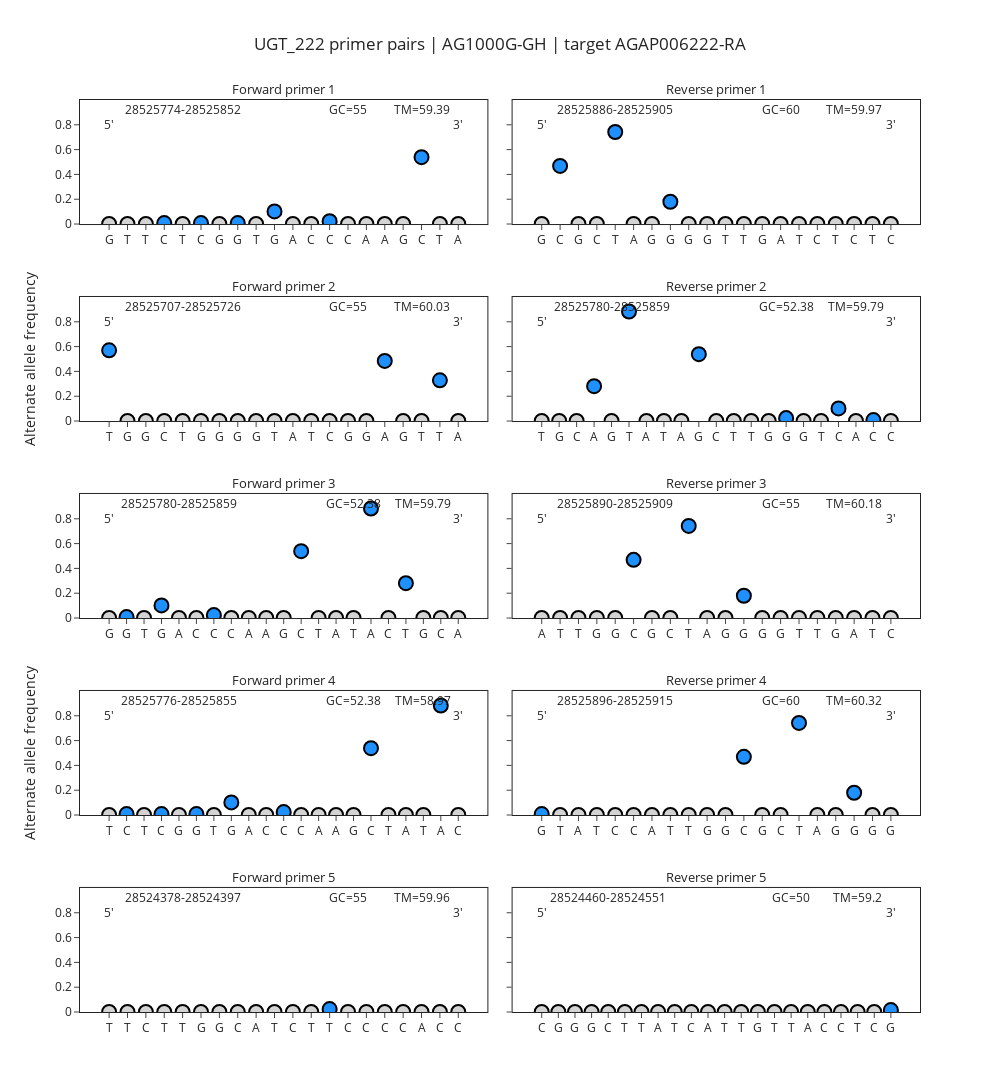

Source (notebook cell):
### Markdown cell above
## Worked example: Primers to avoid

In the above *ace1* example, all of the primer pairs look reasonable. Lets have a look at an example where some of the primers do not look so good. A UGT detoxification gene, AGAP006222, is overexpressed very highly in populations of *An. coluzzii* - lets try and design some qPCR primers to measure its expression. The below `AnoPrimer.designPrimers()` function integrates the entire notebook into one function, for convenience.

### Code cell
primer_parameters  =  {
    'PRIMER_OPT_SIZE': 20,
    'PRIMER_TASK':'generic',
    'PRIMER_MIN_SIZE': 17,
    'PRIMER_MAX_SIZE': 24,
    'PRIMER_OPT_TM': 60.0,
    'PRIMER_MIN_TM': 55.0,
    'PRIMER_MAX_TM': 64.0,
    'PRIMER_MIN_GC': 30.0,
    'PRIMER_MAX_GC': 70.0,
    'PRIMER_MIN_THREE_PRIME_DISTANCE': 3,  # this parameter is the minimum distance between successive pairs. If 1, it means successive primer pairs could be identical bar one base shift
    'PRIMER_INTERNAL_OPT_SIZE': 16,  # Probe size preferences if selected, otherwise ignored
    'PRIMER_INTERNAL_MIN_SIZE': 10,
    'PRIMER_INTERNAL_MAX_SIZE': 22,
    'PRIMER_INTERNAL_MIN_TM': 45,
    'PRIMER_INTERNAL_MAX_TM': 65,  # Probe considerations are quite relaxed, assumed that LNAs / Taqman will be used later to affect TM
    # Extra primer3 parameters can go here
    # In the same format as above
    }

bad_primers = AnoPrimer.design_primers(
    species='gambiae_sl',
    assay_type='cDNA primers',  # assay_type options are: 'cDNA primers', 'gDNA primers', 'gDNA primers + probe', 'probe'
    target='AGAP006222-RA',  # target should be an AGAP transcript identifier in for cDNA, otherwise should be an integer in genome
    assay_name='UGT_222',
    n_primer_pairs=5,
    min_amplicon_size=60,
    max_amplicon_size=120,
    primer_parameters=primer_parameters,
)

bad_primers.evaluate_primers(    
    sample_sets='AG1000G-GH',          # sample_set = '3.0' .you can also supply lists with multiple sample sets e.g ['AG1000G-GH', 'AG1000G-CI', 'AG1000G-BF-A']
    sample_query="taxon == 'coluzzii'",
    out_dir="."
    )

### Figure 1 — Plotly figure (JSON) as saved in the notebook; plotly's stock layout.template omitted (floating-point values rounded to 4 significant figures)
{"data": [{"customdata": [[0, 0, 1, 0, "G_28525774"], [0, 0, 0, 1, "T_28525775"], [0, 0, 0, 1, "T_28525776"], [0.01, 0.99, 0, 0, "C_28525777"], [0, 0, 0, 1, "T_28525778"], [0.01, 0.99, 0, 0, "C_28525779"], [0, 0, 1, 0, "G_28525780"], [0.01, 0, 0.99, 0, "G_28525781"], [0, 0, 0, 1, "T_28525782"], [0.1, 0, 0.9, 0, "G_28525783"], [1, 0, 0, 0, "A_28525784"], [0, 1, 0, 0, "C_28525785"], [0, 0.98, 0, 0.02, "C_28525786"], [0, 1, 0, 0, "C_28525787"], [1, 0, 0, 0, "A_28525788"], [1, 0, 0, 0, "A_28525789"], [0, 0, 1, 0, "G_28525790"], [0, 0.46, 0, 0.54, "C_28525850"], [0, 0, 0, 1, "T_28525851"], [1, 0, 0, 0, "A_28525852"]], "hovertemplate": "Base / Position: %{customdata[4]}<br>Total Alternate freq: %{y}<br>A_freq: %{customdata[0]}<br>C_freq: %{customdata[1]}<br>G_freq: %{customdata[2]}<br>T_freq: %{customdata[3]}", "marker": {"color": [-1, -1, -1, 1, -1, 1, -1, 1, -1, 1, -1, -1, 1, -1, -1, -1, -1, 1, -1, -1], "colorscale": [[0, "lightgray"], [0.5, "lightgray"], [1, "dodgerblue"]], "line": {"color": "black", "width": 2}, "size": 14, "symbol": "circle"}, "mode": "markers", "type": "scatter", "x": ["G_28525774", "T_28525775", "T_28525776", "C_28525777", "T_28525778", "C_28525779", "G_28525780", "G_28525781", "T_28525782", "G_28525783", "A_28525784", "C_28525785", "C_28525786", "C_28525787", "A_28525788", "A_28525789", "G_28525790", "C_28525850", "T_28525851", "A_28525852"], "xaxis": "x", "y": [0, 0, 0, 0.007812, 0, 0.007812, 0, 0.007812, 0, 0.1016, 0, 0, 0.02344, 0, 0, 0, 0, 0.5391, 0, 0], "yaxis": "y"}, {"customdata": [[0.52, 0, 0.05, 0.43, "T_28525707"], [0, 0, 1, 0, "G_28525708"], [0, 0, 1, 0, "G_28525709"], [0, 1, 0, 0, "C_28525710"], [0, 0, 0, 1, "T_28525711"], [0, 0, 1, 0, "G_28525712"], [0, 0, 1, 0, "G_28525713"], [0, 0, 1, 0, "G_28525714"], [0, 0, 1, 0, "G_28525715"], [0, 0, 0, 1, "T_28525716"], [1, 0, 0, 0, "A_28525717"], [0, 0, 0, 1, "T_28525718"], [0, 1, 0, 0, "C_28525719"], [0, 0, 1, 0, "G_28525720"], [0, 0, 1, 0, "G_28525721"], [0.52, 0.01, 0.16, 0.32, "A_28525722"], [0, 0, 1, 0, "G_28525723"], [0, 0, 0, 1, "T_28525724"], [0.33, 0, 0, 0.67, "T_28525725"], [1, 0, 0, 0, "A_28525726"]], "hovertemplate": "Base / Position: %{customdata[4]}<br>Total Alternate freq: %{y}<br>A_freq: %{customdata[0]}<br>C_freq: %{customdata[1]}<br>G_freq: %{customdata[2]}<br>T_freq: %{customdata[3]}", "marker": {"color": [1, -1, -1, -1, -1, -1, -1, -1, -1, -1, -1, -1, -1, -1, -1, 1, -1, -1, 1, -1], "colorscale": [[0, "lightgray"], [0.5, "lightgray"], [1, "dodgerblue"]], "line": {"color": "black", "width": 2}, "size": 14, "symbol": "circle"}, "mode": "markers", "type": "scatter", "x": ["T_28525707", "G_28525708", "G_28525709", "C_28525710", "T_28525711", "G_28525712", "G_28525713", "G_28525714", "G_28525715", "T_28525716", "A_28525717", "T_28525718", "C_28525719", "G_28525720", "G_28525721", "A_28525722", "G_28525723", "T_28525724", "T_28525725", "A_28525726"], "xaxis": "x3", "y": [0.5703, 0, 0, 0, 0, 0, 0, 0, 0, 0, 0, 0, 0, 0, 0, 0.4844, 0, 0, 0.3281, 0], "yaxis": "y3"}, {"customdata": [[0, 0, 1, 0, "G_28525780"], [0.01, 0, 0.99, 0, "G_28525781"], [0, 0, 0, 1, "T_28525782"], [0.1, 0, 0.9, 0, "G_28525783"], [1, 0, 0, 0, "A_28525784"], [0, 1, 0, 0, "C_28525785"], [0, 0.98, 0, 0.02, "C_28525786"], [0, 1, 0, 0, "C_28525787"], [1, 0, 0, 0, "A_28525788"], [1, 0, 0, 0, "A_28525789"], [0, 0, 1, 0, "G_28525790"], [0, 0.46, 0, 0.54, "C_28525850"], [0, 0, 0, 1, "T_28525851"], [1, 0, 0, 0, "A_28525852"], [0, 0, 0, 1, "T_28525853"], [0.12, 0, 0.88, 0, "A_28525854"], [0, 1, 0, 0, "C_28525855"], [0, 0.28, 0, 0.72, "T_28525856"], [0, 0, 1, 0, "G_28525857"], [0, 1, 0, 0, "C_28525858"], [1, 0, 0, 0, "A_28525859"]], "hovertemplate": "Base / Position: %{customdata[4]}<br>Total Alternate freq: %{y}<br>A_freq: %{customdata[0]}<br>C_freq: %{customdata[1]}<br>G_freq: %{customdata[2]}<br>T_freq: %{customdata[3]}", "marker": {"color": [-1, 1, -1, 1, -1, -1, 1, -1, -1, -1, -1, 1, -1, -1, -1, 1, -1, 1, -1, -1, -1], "colorscale": [[0, "lightgray"], [0.5, "lightgray"], [1, "dodgerblue"]], "line": {"color": "black", "width": 2}, "size": 14, "symbol": "circle"}, "mode": "markers", "type": "scatter", "x": ["G_28525780", "G_28525781", "T_28525782", "G_28525783", "A_28525784", "C_28525785", "C_28525786", "C_28525787", "A_28525788", "A_28525789", "G_28525790", "C_28525850", "T_28525851", "A_28525852", "T_28525853", "A_28525854", "C_28525855", "T_28525856", "G_28525857", "C_28525858", "A_28525859"], "xaxis": "x5", "y": [0, 0.007812, 0, 0.1016, 0, 0, 0.02344, 0, 0, 0, 0, 0.5391, 0, 0, 0, 0.8828, 0, 0.2812, 0, 0, 0], "yaxis": "y5"}, {"customdata": [[0, 0, 0, 1, "T_28525776"], [0.01, 0.99, 0, 0, "C_28525777"], [0, 0, 0, 1, "T_28525778"], [0.01, 0.99, 0, 0, "C_28525779"], [0, 0, 1, 0, "G_28525780"], [0.01, 0, 0.99, 0, "G_28525781"], [0, 0, 0, 1, "T_28525782"], [0.1, 0, 0.9, 0, "G_28525783"], [1, 0, 0, 0, "A_28525784"], [0, 1, 0, 0, "C_28525785"], [0, 0.98, 0, 0.02, "C_28525786"], [0, 1, 0, 0, "C_28525787"], [1, 0, 0, 0, "A_28525788"], [1, 0, 0, 0, "A_28525789"], [0, 0, 1, 0, "G_28525790"], [0, 0.46, 0, 0.54, "C_28525850"], [0, 0, 0, 1, "T_28525851"], [1, 0, 0, 0, "A_28525852"], [0, 0, 0, 1, "T_28525853"], [0.12, 0, 0.88, 0, "A_28525854"], [0, 1, 0, 0, "C_28525855"]], "hovertemplate": "Base / Position: %{customdata[4]}<br>Total Alternate freq: %{y}<br>A_freq: %{customdata[0]}<br>C_freq: %{customdata[1]}<br>G_freq: %{customdata[2]}<br>T_freq: %{customdata[3]}", "marker": {"color": [-1, 1, -1, 1, -1, 1, -1, 1, -1, -1, 1, -1, -1, -1, -1, 1, -1, -1, -1, 1, -1], "colorscale": [[0, "lightgray"], [0.5, "lightgray"], [1, "dodgerblue"]], "line": {"color": "black", "width": 2}, "size": 14, "symbol": "circle"}, "mode": "markers", "type": "scatter", "x": ["T_28525776", "C_28525777", "T_28525778", "C_28525779", "G_28525780", "G_28525781", "T_28525782", "G_28525783", "A_28525784", "C_28525785", "C_28525786", "C_28525787", "A_28525788", "A_28525789", "G_28525790", "C_28525850", "T_28525851", "A_28525852", "T_28525853", "A_28525854", "C_28525855"], "xaxis": "x7", "y": [0, 0.007812, 0, 0.007812, 0, 0.007812, 0, 0.1016, 0, 0, 0.02344, 0, 0, 0, 0, 0.5391, 0, 0, 0, 0.8828, 0], "yaxis": "y7"}, {"customdata": [[0, 0, 0, 1, "T_28524378"], [0, 0, 0, 1, "T_28524379"], [0, 1, 0, 0, "C_28524380"], [0, 0, 0, 1, "T_28524381"], [0, 0, 0, 1, "T_28524382"], [0, 0, 1, 0, "G_28524383"], [0, 0, 1, 0, "G_28524384"], [0, 1, 0, 0, "C_28524385"], [1, 0, 0, 0, "A_28524386"], [0, 0, 0, 1, "T_28524387"], [0, 1, 0, 0, "C_28524388"], [0, 0, 0, 1, "T_28524389"], [0.02, 0, 0, 0.98, "T_28524390"], [0, 1, 0, 0, "C_28524391"], [0, 1, 0, 0, "C_28524392"], [0, 1, 0, 0, "C_28524393"], [0, 1, 0, 0, "C_28524394"], [1, 0, 0, 0, "A_28524395"], [0, 1, 0, 0, "C_28524396"], [0, 1, 0, 0, "C_28524397"]], "hovertemplate": "Base / Position: %{customdata[4]}<br>Total Alternate freq: %{y}<br>A_freq: %{customdata[0]}<br>C_freq: %{customdata[1]}<br>G_freq: %{customdata[2]}<br>T_freq: %{customdata[3]}", "marker": {"color": [-1, -1, -1, -1, -1, -1, -1, -1, -1, -1, -1, -1, 1, -1, -1, -1, -1, -1, -1, -1], "colorscale": [[0, "lightgray"], [0.5, "lightgray"], [1, "dodgerblue"]], "line": {"color": "black", "width": 2}, "size": 14, "symbol": "circle"}, "mode": "markers", "type": "scatter", "x": ["T_28524378", "T_28524379", "C_28524380", "T_28524381", "T_28524382", "G_28524383", "G_28524384", "C_28524385", "A_28524386", "T_28524387", "C_28524388", "T_28524389", "T_28524390", "C_28524391", "C_28524392", "C_28524393", "C_28524394", "A_28524395", "C_28524396", "C_28524397"], "xaxis": "x9", "y": [0, 0, 0, 0, 0, 0, 0, 0, 0, 0, 0, 0, 0.02344, 0, 0, 0, 0, 0, 0, 0], "yaxis": "y9"}, {"customdata": [[0, 0, 1, 0, "G_28525905"], [0, 0.53, 0, 0.47, "C_28525904"], [0, 0, 1, 0, "G_28525903"], [0, 1, 0, 0, "C_28525902"], [0, 0.74, 0, 0.26, "T_28525901"], [1, 0, 0, 0, "A_28525900"], [0, 0, 1, 0, "G_28525899"], [0, 0.18, 0.82, 0, "G_28525898"], [0, 0, 1, 0, "G_28525897"], [0, 0, 1, 0, "G_28525896"], [0, 0, 0, 1, "T_28525895"], [0, 0, 0, 1, "T_28525894"], [0, 0, 1, 0, "G_28525893"], [1, 0, 0, 0, "A_28525892"], [0, 0, 0, 1, "T_28525891"], [0, 1, 0, 0, "C_28525890"], [0, 0, 0, 1, "T_28525889"], [0, 1, 0, 0, "C_28525888"], [0, 0, 0, 1, "T_28525887"], [0, 1, 0, 0, "C_28525886"]], "hovertemplate": "Base / Position: %{customdata[4]}<br>Total Alternate freq: %{y}<br>A_freq: %{customdata[0]}<br>C_freq: %{customdata[1]}<br>G_freq: %{customdata[2]}<br>T_freq: %{customdata[3]}", "marker": {"color": [-1, 1, -1, -1, 1, -1, -1, 1, -1, -1, -1, -1, -1, -1, -1, -1, -1, -1, -1, -1], "colorscale": [[0, "lightgray"], [0.5, "lightgray"], [1, "dodgerblue"]], "line": {"color": "black", "width": 2}, "size": 14, "symbol": "circle"}, "mode": "markers", "type": "scatter", "x": ["G_28525905", "C_28525904", "G_28525903", "C_28525902", "T_28525901", "A_28525900", "G_28525899", "G_28525898", "G_28525897", "G_28525896", "T_28525895", "T_28525894", "G_28525893", "A_28525892", "T_28525891", "C_28525890", "T_28525889", "C_28525888", "T_28525887", "C_28525886"], "xaxis": "x2", "y": [0, 0.4688, 0, 0, 0.7422, 0, 0, 0.1797, 0, 0, 0, 0, 0, 0, 0, 0, 0, 0, 0, 0], "yaxis": "y2"}, {"customdata": [[0, 0, 0, 1, "T_28525859"], [0, 0, 1, 0, "G_28525858"], [0, 1, 0, 0, "C_28525857"], [0.72, 0, 0.28, 0, "A_28525856"], [0, 0, 1, 0, "G_28525855"], [0, 0.88, 0, 0.12, "T_28525854"], [1, 0, 0, 0, "A_28525853"], [0, 0, 0, 1, "T_28525852"], [1, 0, 0, 0, "A_28525851"], [0.54, 0, 0.46, 0, "G_28525850"], [0, 1, 0, 0, "C_28525790"], [0, 0, 0, 1, "T_28525789"], [0, 0, 0, 1, "T_28525788"], [0, 0, 1, 0, "G_28525787"], [0.02, 0, 0.98, 0, "G_28525786"], [0, 0, 1, 0, "G_28525785"], [0, 0, 0, 1, "T_28525784"], [0, 0.9, 0, 0.1, "C_28525783"], [1, 0, 0, 0, "A_28525782"], [0, 0.99, 0, 0.01, "C_28525781"], [0, 1, 0, 0, "C_28525780"]], "hovertemplate": "Base / Position: %{customdata[4]}<br>Total Alternate freq: %{y}<br>A_freq: %{customdata[0]}<br>C_freq: %{customdata[1]}<br>G_freq: %{customdata[2]}<br>T_freq: %{customdata[3]}", "marker": {"color": [-1, -1, -1, 1, -1, 1, -1, -1, -1, 1, -1, -1, -1, -1, 1, -1, -1, 1, -1, 1, -1], "colorscale": [[0, "lightgray"], [0.5, "lightgray"], [1, "dodgerblue"]], "line": {"color": "black", "width": 2}, "size": 14, "symbol": "circle"}, "mode": "markers", "type": "scatter", "x": ["T_28525859", "G_28525858", "C_28525857", "A_28525856", "G_28525855", "T_28525854", "A_28525853", "T_28525852", "A_28525851", "G_28525850", "C_28525790", "T_28525789", "T_28525788", "G_28525787", "G_28525786", "G_28525785", "T_28525784", "C_28525783", "A_28525782", "C_28525781", "C_28525780"], "xaxis": "x4", "y": [0, 0, 0, 0.2812, 0, 0.8828, 0, 0, 0, 0.5391, 0, 0, 0, 0, 0.02344, 0, 0, 0.1016, 0, 0.007812, 0], "yaxis": "y4"}, {"customdata": [[1, 0, 0, 0, "A_28525909"], [0, 0, 0, 1, "T_28525908"], [0, 0, 0, 1, "T_28525907"], [0, 0, 1, 0, "G_28525906"], [0, 0, 1, 0, "G_28525905"], [0, 0.53, 0, 0.47, "C_28525904"], [0, 0, 1, 0, "G_28525903"], [0, 1, 0, 0, "C_28525902"], [0, 0.74, 0, 0.26, "T_28525901"], [1, 0, 0, 0, "A_28525900"], [0, 0, 1, 0, "G_28525899"], [0, 0.18, 0.82, 0, "G_28525898"], [0, 0, 1, 0, "G_28525897"], [0, 0, 1, 0, "G_28525896"], [0, 0, 0, 1, "T_28525895"], [0, 0, 0, 1, "T_28525894"], [0, 0, 1, 0, "G_28525893"], [1, 0, 0, 0, "A_28525892"], [0, 0, 0, 1, "T_28525891"], [0, 1, 0, 0, "C_28525890"]], "hovertemplate": "Base / Position: %{customdata[4]}<br>Total Alternate freq: %{y}<br>A_freq: %{customdata[0]}<br>C_freq: %{customdata[1]}<br>G_freq: %{customdata[2]}<br>T_freq: %{customdata[3]}", "marker": {"color": [-1, -1, -1, -1, -1, 1, -1, -1, 1, -1, -1, 1, -1, -1, -1, -1, -1, -1, -1, -1], "colorscale": [[0, "lightgray"], [0.5, "lightgray"], [1, "dodgerblue"]], "line": {"color": "black", "width": 2}, "size": 14, "symbol": "circle"}, "mode": "markers", "type": "scatter", "x": ["A_28525909", "T_28525908", "T_28525907", "G_28525906", "G_28525905", "C_28525904", "G_28525903", "C_28525902", "T_28525901", "A_28525900", "G_28525899", "G_28525898", "G_28525897", "G_28525896", "T_28525895", "T_28525894", "G_28525893", "A_28525892", "T_28525891", "C_28525890"], "xaxis": "x6", "y": [0, 0, 0, 0, 0, 0.4688, 0, 0, 0.7422, 0, 0, 0.1797, 0, 0, 0, 0, 0, 0, 0, 0], "yaxis": "y6"}, {"customdata": [[0.01, 0, 0.99, 0, "G_28525915"], [0, 0, 0, 1, "T_28525914"], [1, 0, 0, 0, "A_28525913"], [0, 0, 0, 1, "T_28525912"], [0, 1, 0, 0, "C_28525911"], [0, 1, 0, 0, "C_28525910"], [1, 0, 0, 0, "A_28525909"], [0, 0, 0, 1, "T_28525908"], [0, 0, 0, 1, "T_28525907"], [0, 0, 1, 0, "G_28525906"], [0, 0, 1, 0, "G_28525905"], [0, 0.53, 0, 0.47, "C_28525904"], [0, 0, 1, 0, "G_28525903"], [0, 1, 0, 0, "C_28525902"], [0, 0.74, 0, 0.26, "T_28525901"], [1, 0, 0, 0, "A_28525900"], [0, 0, 1, 0, "G_28525899"], [0, 0.18, 0.82, 0, "G_28525898"], [0, 0, 1, 0, "G_28525897"], [0, 0, 1, 0, "G_28525896"]], "hovertemplate": "Base / Position: %{customdata[4]}<br>Total Alternate freq: %{y}<br>A_freq: %{customdata[0]}<br>C_freq: %{customdata[1]}<br>G_freq: %{customdata[2]}<br>T_freq: %{customdata[3]}", "marker": {"color": [1, -1, -1, -1, -1, -1, -1, -1, -1, -1, -1, 1, -1, -1, 1, -1, -1, 1, -1, -1], "colorscale": [[0, "lightgray"], [0.5, "lightgray"], [1, "dodgerblue"]], "line": {"color": "black", "width": 2}, "size": 14, "symbol": "circle"}, "mode": "markers", "type": "scatter", "x": ["G_28525915", "T_28525914", "A_28525913", "T_28525912", "C_28525911", "C_28525910", "A_28525909", "T_28525908", "T_28525907", "G_28525906", "G_28525905", "C_28525904", "G_28525903", "C_28525902", "T_28525901", "A_28525900", "G_28525899", "G_28525898", "G_28525897", "G_28525896"], "xaxis": "x8", "y": [0.007812, 0, 0, 0, 0, 0, 0, 0, 0, 0, 0, 0.4688, 0, 0, 0.7422, 0, 0, 0.1797, 0, 0], "yaxis": "y8"}, {"customdata": [[0, 1, 0, 0, "C_28524551"], [0, 0, 1, 0, "G_28524550"], [0, 0, 1, 0, "G_28524549"], [0, 0, 1, 0, "G_28524548"], [0, 1, 0, 0, "C_28524547"], [0, 0, 0, 1, "T_28524546"], [0, 0, 0, 1, "T_28524545"], [1, 0, 0, 0, "A_28524544"], [0, 0, 0, 1, "T_28524543"], [0, 1, 0, 0, "C_28524542"], [1, 0, 0, 0, "A_28524541"], [0, 0, 0, 1, "T_28524540"], [0, 0, 0, 1, "T_28524539"], [0, 0, 1, 0, "G_28524538"], [0, 0, 0, 1, "T_28524537"], [0, 0, 0, 1, "T_28524536"], [1, 0, 0, 0, "A_28524535"], [0, 1, 0, 0, "C_28524534"], [0, 1, 0, 0, "C_28524463"], [0, 0, 0, 1, "T_28524462"], [0, 1, 0, 0, "C_28524461"], [0.02, 0, 0.98, 0, "G_28524460"]], "hovertemplate": "Base / Position: %{customdata[4]}<br>Total Alternate freq: %{y}<br>A_freq: %{customdata[0]}<br>C_freq: %{customdata[1]}<br>G_freq: %{customdata[2]}<br>T_freq: %{customdata[3]}", "marker": {"color": [-1, -1, -1, -1, -1, -1, -1, -1, -1, -1, -1, -1, -1, -1, -1, -1, -1, -1, -1, -1, -1, 1], "colorscale": [[0, "lightgray"], [0.5, "lightgray"], [1, "dodgerblue"]], "line": {"color": "black", "width": 2}, "size": 14, "symbol": "circle"}, "mode": "markers", "type": "scatter", "x": ["C_28524551", "G_28524550", "G_28524549", "G_28524548", "C_28524547", "T_28524546", "T_28524545", "A_28524544", "T_28524543", "C_28524542", "A_28524541", "T_28524540", "T_28524539", "G_28524538", "T_28524537", "T_28524536", "A_28524535", "C_28524534", "C_28524463", "T_28524462", "C_28524461", "G_28524460"], "xaxis": "x10", "y": [0, 0, 0, 0, 0, 0, 0, 0, 0, 0, 0, 0, 0, 0, 0, 0, 0, 0, 0, 0, 0, 0.01562], "yaxis": "y10"}], "layout": {"annotations": [{"font": {"size": 13}, "showarrow": false, "text": "Forward primer 1", "x": 0.2425, "xanchor": "center", "xref": "paper", "y": 1.0, "yanchor": "bottom", "yref": "paper"}, {"font": {"size": 13}, "showarrow": false, "text": "Reverse primer 1", "x": 0.7575, "xanchor": "center", "xref": "paper", "y": 1.0, "yanchor": "bottom", "yref": "paper"}, {"font": {"size": 13}, "showarrow": false, "text": "Forward primer 2", "x": 0.2425, "xanchor": "center", "xref": "paper", "y": 0.784, "yanchor": "bottom", "yref": "paper"}, {"font": {"size": 13}, "showarrow": false, "text": "Reverse primer 2", "x": 0.7575, "xanchor": "center", "xref": "paper", "y": 0.784, "yanchor": "bottom", "yref": "paper"}, {"font": {"size": 13}, "showarrow": false, "text": "Forward primer 3", "x": 0.2425, "xanchor": "center", "xref": "paper", "y": 0.568, "yanchor": "bottom", "yref": "paper"}, {"font": {"size": 13}, "showarrow": false, "text": "Reverse primer 3", "x": 0.7575, "xanchor": "center", "xref": "paper", "y": 0.568, "yanchor": "bottom", "yref": "paper"}, {"font": {"size": 13}, "showarrow": false, "text": "Forward primer 4", "x": 0.2425, "xanchor": "center", "xref": "paper", "y": 0.352, "yanchor": "bottom", "yref": "paper"}, {"font": {"size": 13}, "showarrow": false, "text": "Reverse primer 4", "x": 0.7575, "xanchor": "center", "xref": "paper", "y": 0.352, "yanchor": "bottom", "yref": "paper"}, {"font": {"size": 13}, "showarrow": false, "text": "Forward primer 5", "x": 0.2425, "xanchor": "center", "xref": "paper", "y": 0.136, "yanchor": "bottom", "yref": "paper"}, {"font": {"size": 13}, "showarrow": false, "text": "Reverse primer 5", "x": 0.7575, "xanchor": "center", "xref": "paper", "y": 0.136, "yanchor": "bottom", "yref": "paper"}, {"showarrow": false, "text": "5'", "x": "G_28525774", "xref": "x", "y": 0.8, "yref": "y"}, {"showarrow": false, "text": "3'", "x": "A_28525852", "xref": "x", "y": 0.8, "yref": "y"}, {"showarrow": false, "text": "28525774-28525852", "x": "T_28525778", "xref": "x", "y": 0.92, "yref": "y"}, {"showarrow": false, "text": "GC=55", "x": "C_28525787", "xref": "x", "y": 0.92, "yref": "y"}, {"showarrow": false, "text": "TM=59.39", "x": "C_28525850", "xref": "x", "y": 0.92, "yref": "y"}, {"showarrow": false, "text": "5'", "x": "T_28525707", "xref": "x3", "y": 0.8, "yref": "y3"}, {"showarrow": false, "text": "3'", "x": "A_28525726", "xref": "x3", "y": 0.8, "yref": "y3"}, {"showarrow": false, "text": "28525707-28525726", "x": "T_28525711", "xref": "x3", "y": 0.92, "yref": "y3"}, {"showarrow": false, "text": "GC=55", "x": "G_28525720", "xref": "x3", "y": 0.92, "yref": "y3"}, {"showarrow": false, "text": "TM=60.03", "x": "T_28525724", "xref": "x3", "y": 0.92, "yref": "y3"}, {"showarrow": false, "text": "5'", "x": "G_28525780", "xref": "x5", "y": 0.8, "yref": "y5"}, {"showarrow": false, "text": "3'", "x": "A_28525859", "xref": "x5", "y": 0.8, "yref": "y5"}, {"showarrow": false, "text": "28525780-28525859", "x": "A_28525784", "xref": "x5", "y": 0.92, "yref": "y5"}, {"showarrow": false, "text": "GC=52.38", "x": "T_28525853", "xref": "x5", "y": 0.92, "yref": "y5"}, {"showarrow": false, "text": "TM=59.79", "x": "G_28525857", "xref": "x5", "y": 0.92, "yref": "y5"}, {"showarrow": false, "text": "5'", "x": "T_28525776", "xref": "x7", "y": 0.8, "yref": "y7"}, {"showarrow": false, "text": "3'", "x": "C_28525855", "xref": "x7", "y": 0.8, "yref": "y7"}, {"showarrow": false, "text": "28525776-28525855", "x": "G_28525780", "xref": "x7", "y": 0.92, "yref": "y7"}, {"showarrow": false, "text": "GC=52.38", "x": "G_28525790", "xref": "x7", "y": 0.92, "yref": "y7"}, {"showarrow": false, "text": "TM=58.97", "x": "T_28525853", "xref": "x7", "y": 0.92, "yref": "y7"}, {"showarrow": false, "text": "5'", "x": "T_28524378", "xref": "x9", "y": 0.8, "yref": "y9"}, {"showarrow": false, "text": "3'", "x": "C_28524397", "xref": "x9", "y": 0.8, "yref": "y9"}, {"showarrow": false, "text": "28524378-28524397", "x": "T_28524382", "xref": "x9", "y": 0.92, "yref": "y9"}, {"showarrow": false, "text": "GC=55", "x": "C_28524391", "xref": "x9", "y": 0.92, "yref": "y9"}, {"showarrow": false, "text": "TM=59.96", "x": "A_28524395", "xref": "x9", "y": 0.92, "yref": "y9"}, {"showarrow": false, "text": "5'", "x": "G_28525905", "xref": "x2", "y": 0.8, "yref": "y2"}, {"showarrow": false, "text": "3'", "x": "C_28525886", "xref": "x2", "y": 0.8, "yref": "y2"}, {"showarrow": false, "text": "28525886-28525905", "x": "T_28525901", "xref": "x2", "y": 0.92, "yref": "y2"}, {"showarrow": false, "text": "GC=60", "x": "A_28525892", "xref": "x2", "y": 0.92, "yref": "y2"}, {"showarrow": false, "text": "TM=59.97", "x": "C_28525888", "xref": "x2", "y": 0.92, "yref": "y2"}, {"showarrow": false, "text": "5'", "x": "T_28525859", "xref": "x4", "y": 0.8, "yref": "y4"}, {"showarrow": false, "text": "3'", "x": "C_28525780", "xref": "x4", "y": 0.8, "yref": "y4"}, {"showarrow": false, "text": "28525780-28525859", "x": "G_28525855", "xref": "x4", "y": 0.92, "yref": "y4"}, {"showarrow": false, "text": "GC=52.38", "x": "G_28525786", "xref": "x4", "y": 0.92, "yref": "y4"}, {"showarrow": false, "text": "TM=59.79", "x": "A_28525782", "xref": "x4", "y": 0.92, "yref": "y4"}, {"showarrow": false, "text": "5'", "x": "A_28525909", "xref": "x6", "y": 0.8, "yref": "y6"}, {"showarrow": false, "text": "3'", "x": "C_28525890", "xref": "x6", "y": 0.8, "yref": "y6"}, {"showarrow": false, "text": "28525890-28525909", "x": "G_28525905", "xref": "x6", "y": 0.92, "yref": "y6"}, {"showarrow": false, "text": "GC=55", "x": "G_28525896", "xref": "x6", "y": 0.92, "yref": "y6"}, {"showarrow": false, "text": "TM=60.18", "x": "A_28525892", "xref": "x6", "y": 0.92, "yref": "y6"}, {"showarrow": false, "text": "5'", "x": "G_28525915", "xref": "x8", "y": 0.8, "yref": "y8"}, {"showarrow": false, "text": "3'", "x": "G_28525896", "xref": "x8", "y": 0.8, "yref": "y8"}, {"showarrow": false, "text": "28525896-28525915", "x": "C_28525911", "xref": "x8", "y": 0.92, "yref": "y8"}, {"showarrow": false, "text": "GC=60", "x": "C_28525902", "xref": "x8", "y": 0.92, "yref": "y8"}, {"showarrow": false, "text": "TM=60.32", "x": "G_28525898", "xref": "x8", "y": 0.92, "yref": "y8"}, {"showarrow": false, "text": "5'", "x": "C_28524551", "xref": "x10", "y": 0.8, "yref": "y10"}, {"showarrow": false, "text": "3'", "x": "G_28524460", "xref": "x10", "y": 0.8, "yref": "y10"}, {"showarrow": false, "text": "28524460-28524551", "x": "C_28524547", "xref": "x10", "y": 0.92, "yref": "y10"}, {"showarrow": false, "text": "GC=50", "x": "T_28524536", "xref": "x10", "y": 0.92, "yref": "y10"}, {"showarrow": false, "text": "TM=59.2", "x": "T_28524462", "xref": "x10", "y": 0.92, "yref": "y10"}], "height": 1100, "showlegend": false, "title": {"text": "UGT_222 primer pairs | AG1000G-GH | target AGAP006222-RA", "x": 0.5}, "width": 1000, "xaxis": {"anchor": "y", "domain": [0, 0.485], "mirror": true, "tickangle": 0, "tickmode": "array", "ticktext": ["G", "T", "T", "C", "T", "C", "G", "G", "T", "G", "A", "C", "C", "C", "A", "A", "G", "C", "T", "A"], "tickvals": ["G_28525774", "T_28525775", "T_28525776", "C_28525777", "T_28525778", "C_28525779", "G_28525780", "G_28525781", "T_28525782", "G_28525783", "A_28525784", "C_28525785", "C_28525786", "C_28525787", "A_28525788", "A_28525789", "G_28525790", "C_28525850", "T_28525851", "A_28525852"]}, "xaxis10": {"anchor": "y10", "domain": [0.515, 1], "mirror": true, "tickangle": 0, "tickmode": "array", "ticktext": ["C", "G", "G", "G", "C", "T", "T", "A", "T", "C", "A", "T", "T", "G", "T", "T", "A", "C", "C", "T", "C", "G"], "tickvals": ["C_28524551", "G_28524550", "G_28524549", "G_28524548", "C_28524547", "T_28524546", "T_28524545", "A_28524544", "T_28524543", "C_28524542", "A_28524541", "T_28524540", "T_28524539", "G_28524538", "T_28524537", "T_28524536", "A_28524535", "C_28524534", "C_28524463", "T_28524462", "C_28524461", "G_28524460"]}, "xaxis2": {"anchor": "y2", "domain": [0.515, 1], "mirror": true, "tickangle": 0, "tickmode": "array", "ticktext": ["G", "C", "G", "C", "T", "A", "G", "G", "G", "G", "T", "T", "G", "A", "T", "C", "T", "C", "T", "C"], "tickvals": ["G_28525905", "C_28525904", "G_28525903", "C_28525902", "T_28525901", "A_28525900", "G_28525899", "G_28525898", "G_28525897", "G_28525896", "T_28525895", "T_28525894", "G_28525893", "A_28525892", "T_28525891", "C_28525890", "T_28525889", "C_28525888", "T_28525887", "C_28525886"]}, "xaxis3": {"anchor": "y3", "domain": [0, 0.485], "mirror": true, "tickangle": 0, "tickmode": "array", "ticktext": ["T", "G", "G", "C", "T", "G", "G", "G", "G", "T", "A", "T", "C", "G", "G", "A", "G", "T", "T", "A"], "tickvals": ["T_28525707", "G_28525708", "G_28525709", "C_28525710", "T_28525711", "G_28525712", "G_28525713", "G_28525714", "G_28525715", "T_28525716", "A_28525717", "T_28525718", "C_28525719", "G_28525720", "G_28525721", "A_28525722", "G_28525723", "T_28525724", "T_28525725", "A_28525726"]}, "xaxis4": {"anchor": "y4", "domain": [0.515, 1], "mirror": true, "tickangle": 0, "tickmode": "array", "ticktext": ["T", "G", "C", "A", "G", "T", "A", "T", "A", "G", "C", "T", "T", "G", "G", "G", "T", "C", "A", "C", "C"], "tickvals": ["T_28525859", "G_28525858", "C_28525857", "A_28525856", "G_28525855", "T_28525854", "A_28525853", "T_28525852", "A_28525851", "G_28525850", "C_28525790", "T_28525789", "T_28525788", "G_28525787", "G_28525786", "G_28525785", "T_28525784", "C_28525783", "A_28525782", "C_28525781", "C_28525780"]}, "xaxis5": {"anchor": "y5", "domain": [0, 0.485], "mirror": true, "tickangle": 0, "tickmode": "array", "ticktext": ["G", "G", "T", "G", "A", "C", "C", "C", "A", "A", "G", "C", "T", "A", "T", "A", "C", "T", "G", "C", "A"], "tickvals": ["G_28525780", "G_28525781", "T_28525782", "G_28525783", "A_28525784", "C_28525785", "C_28525786", "C_28525787", "A_28525788", "A_28525789", "G_28525790", "C_28525850", "T_28525851", "A_28525852", "T_28525853", "A_28525854", "C_28525855", "T_28525856", "G_28525857", "C_28525858", "A_28525859"]}, "xaxis6": {"anchor": "y6", "domain": [0.515, 1], "mirror": true, "tickangle": 0, "tickmode": "array", "ticktext": ["A", "T", "T", "G", "G", "C", "G", "C", "T", "A", "G", "G", "G", "G", "T", "T", "G", "A", "T", "C"], "tickvals": ["A_28525909", "T_28525908", "T_28525907", "G_28525906", "G_28525905", "C_28525904", "G_28525903", "C_28525902", "T_28525901", "A_28525900", "G_28525899", "G_28525898", "G_28525897", "G_28525896", "T_28525895", "T_28525894", "G_28525893", "A_28525892", "T_28525891", "C_28525890"]}, "xaxis7": {"anchor": "y7", "domain": [0, 0.485], "mirror": true, "tickangle": 0, "tickmode": "array", "ticktext": ["T", "C", "T", "C", "G", "G", "T", "G", "A", "C", "C", "C", "A", "A", "G", "C", "T", "A", "T", "A", "C"], "tickvals": ["T_28525776", "C_28525777", "T_28525778", "C_28525779", "G_28525780", "G_28525781", "T_28525782", "G_28525783", "A_28525784", "C_28525785", "C_28525786", "C_28525787", "A_28525788", "A_28525789", "G_28525790", "C_28525850", "T_28525851", "A_28525852", "T_28525853", "A_28525854", "C_28525855"]}, "xaxis8": {"anchor": "y8", "domain": [0.515, 1], "mirror": true, "tickangle": 0, "tickmode": "array", "ticktext": ["G", "T", "A", "T", "C", "C", "A", "T", "T", "G", "G", "C", "G", "C", "T", "A", "G", "G", "G", "G"], "tickvals": ["G_28525915", "T_28525914", "A_28525913", "T_28525912", "C_28525911", "C_28525910", "A_28525909", "T_28525908", "T_28525907", "G_28525906", "G_28525905", "C_28525904", "G_28525903", "C_28525902", "T_28525901", "A_28525900", "G_28525899", "G_28525898", "G_28525897", "G_28525896"]}, "xaxis9": {"anchor": "y9", "domain": [0, 0.485], "mirror": true, "tickangle": 0, "tickmode": "array", "ticktext": ["T", "T", "C", "T", "T", "G", "G", "C", "A", "T", "C", "T", "T", "C", "C", "C", "C", "A", "C", "C"], "tickvals": ["T_28524378", "T_28524379", "C_28524380", "T_28524381", "T_28524382", "G_28524383", "G_28524384", "C_28524385", "A_28524386", "T_28524387", "C_28524388", "T_28524389", "T_28524390", "C_28524391", "C_28524392", "C_28524393", "C_28524394", "A_28524395", "C_28524396", "C_28524397"]}, "yaxis": {"anchor": "x", "domain": [0.864, 1.0], "mirror": true, "range": [0, 1], "tickvals": [0, 0.2, 0.4, 0.6, 0.8]}, "yaxis10": {"anchor": "x10", "domain": [0, 0.136], "mirror": true, "range": [0, 1], "showticklabels": false, "tickvals": [0, 0.2, 0.4, 0.6, 0.8]}, "yaxis2": {"anchor": "x2", "domain": [0.864, 1.0], "mirror": true, "range": [0, 1], "showticklabels": false, "tickvals": [0, 0.2, 0.4, 0.6, 0.8]}, "yaxis3": {"anchor": "x3", "domain": [0.648, 0.784], "mirror": true, "range": [0, 1], "tickvals": [0, 0.2, 0.4, 0.6, 0.8], "title": {"text": "Alternate allele frequency"}}, "yaxis4": {"anchor": "x4", "domain": [0.648, 0.784], "mirror": true, "range": [0, 1], "showticklabels": false, "tickvals": [0, 0.2, 0.4, 0.6, 0.8]}, "yaxis5": {"anchor": "x5", "domain": [0.432, 0.568], "mirror": true, "range": [0, 1], "tickvals": [0, 0.2, 0.4, 0.6, 0.8]}, "yaxis6": {"anchor": "x6", "domain": [0.432, 0.568], "mirror": true, "range": [0, 1], "showticklabels": false, "tickvals": [0, 0.2, 0.4, 0.6, 0.8]}, "yaxis7": {"anchor": "x7", "domain": [0.216, 0.352], "mirror": true, "range": [0, 1], "tickvals": [0, 0.2, 0.4, 0.6, 0.8], "title": {"text": "Alternate allele frequency"}}, "yaxis8": {"anchor": "x8", "domain": [0.216, 0.352], "mirror": true, "range": [0, 1], "showticklabels": false, "tickvals": [0, 0.2, 0.4, 0.6, 0.8]}, "yaxis9": {"anchor": "x9", "domain": [0, 0.136], "mirror": true, "range": [0, 1], "tickvals": [0, 0.2, 0.4, 0.6, 0.8]}}}
